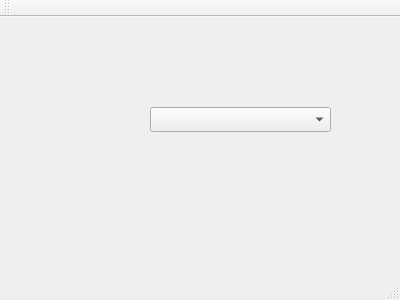
<?xml version="1.0" encoding="UTF-8"?>
<ui version="4.0">
 <class>MainWindow</class>
 <widget class="QMainWindow" name="MainWindow">
  <property name="geometry">
   <rect>
    <x>0</x>
    <y>0</y>
    <width>400</width>
    <height>300</height>
   </rect>
  </property>
  <property name="windowTitle">
   <string>MainWindow</string>
  </property>
  <widget class="QWidget" name="centralWidget">
   <widget class="MultiSelectComboBox" name="multiSelectComboBox">
    <property name="geometry">
     <rect>
      <x>150</x>
      <y>90</y>
      <width>181</width>
      <height>25</height>
     </rect>
    </property>
   </widget>
  </widget>
  <widget class="QMenuBar" name="menuBar">
   <property name="geometry">
    <rect>
     <x>0</x>
     <y>0</y>
     <width>400</width>
     <height>22</height>
    </rect>
   </property>
  </widget>
  <widget class="QToolBar" name="mainToolBar">
   <attribute name="toolBarArea">
    <enum>TopToolBarArea</enum>
   </attribute>
   <attribute name="toolBarBreak">
    <bool>false</bool>
   </attribute>
  </widget>
  <widget class="QStatusBar" name="statusBar"/>
 </widget>
 <layoutdefault spacing="6" margin="11"/>
 <customwidgets>
  <customwidget>
   <class>MultiSelectComboBox</class>
   <extends>QComboBox</extends>
   <header>MultiSelectComboBox.h</header>
  </customwidget>
 </customwidgets>
 <resources/>
 <connections/>
</ui>
